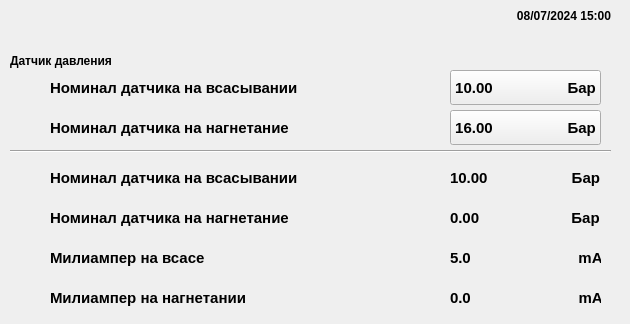
     <widget class="QWidget" name="Settings_Station_Settings_Sensors_Settings_page">
      <widget class="QLabel" name="label_112">
       <property name="geometry">
        <rect>
         <x>10</x>
         <y>50</y>
         <width>171</width>
         <height>21</height>
        </rect>
       </property>
       <property name="font">
        <font>
         <family>Arial</family>
         <pointsize>9</pointsize>
         <weight>75</weight>
         <bold>true</bold>
        </font>
       </property>
       <property name="text">
        <string>Датчик давления</string>
       </property>
      </widget>
      <widget class="QLabel" name="station_settings_sensors_settings_icon_label_1">
       <property name="geometry">
        <rect>
         <x>10</x>
         <y>70</y>
         <width>40</width>
         <height>35</height>
        </rect>
       </property>
       <property name="text">
        <string/>
       </property>
      </widget>
      <widget class="QLabel" name="label_114">
       <property name="geometry">
        <rect>
         <x>50</x>
         <y>70</y>
         <width>261</width>
         <height>35</height>
        </rect>
       </property>
       <property name="font">
        <font>
         <family>Arial</family>
         <pointsize>11</pointsize>
         <weight>75</weight>
         <bold>true</bold>
        </font>
       </property>
       <property name="text">
        <string>Номинал датчика на всасывании</string>
       </property>
      </widget>
      <widget class="QLabel" name="station_settings_sensors_settings_icon_label_2">
       <property name="geometry">
        <rect>
         <x>10</x>
         <y>110</y>
         <width>40</width>
         <height>35</height>
        </rect>
       </property>
       <property name="text">
        <string/>
       </property>
      </widget>
      <widget class="QLabel" name="label_116">
       <property name="geometry">
        <rect>
         <x>50</x>
         <y>110</y>
         <width>261</width>
         <height>35</height>
        </rect>
       </property>
       <property name="font">
        <font>
         <family>Arial</family>
         <pointsize>11</pointsize>
         <weight>75</weight>
         <bold>true</bold>
        </font>
       </property>
       <property name="text">
        <string>Номинал датчика на нагнетание</string>
       </property>
      </widget>
      <widget class="QLabel" name="shield_24_label">
       <property name="geometry">
        <rect>
         <x>410</x>
         <y>70</y>
         <width>40</width>
         <height>35</height>
        </rect>
       </property>
       <property name="text">
        <string/>
       </property>
      </widget>
      <widget class="QLabel" name="shield_25_label">
       <property name="geometry">
        <rect>
         <x>410</x>
         <y>110</y>
         <width>40</width>
         <height>35</height>
        </rect>
       </property>
       <property name="text">
        <string/>
       </property>
      </widget>
      <widget class="QPushButton" name="station_settings_sensors_settings_milliamps_at_suction_pushButton">
       <property name="geometry">
        <rect>
         <x>450</x>
         <y>70</y>
         <width>151</width>
         <height>35</height>
        </rect>
       </property>
       <property name="font">
        <font>
         <family>Arial</family>
         <pointsize>11</pointsize>
         <weight>75</weight>
         <bold>true</bold>
        </font>
       </property>
       <property name="text">
        <string>10.00                  Бар</string>
       </property>
      </widget>
      <widget class="QPushButton" name="station_settings_sensors_settings_milliamps_at_discharge_pushButton">
       <property name="geometry">
        <rect>
         <x>450</x>
         <y>110</y>
         <width>151</width>
         <height>35</height>
        </rect>
       </property>
       <property name="font">
        <font>
         <family>Arial</family>
         <pointsize>11</pointsize>
         <weight>75</weight>
         <bold>true</bold>
        </font>
       </property>
       <property name="text">
        <string>16.00                  Бар</string>
       </property>
      </widget>
      <widget class="Line" name="station_settings_sensors_settings_line_1">
       <property name="geometry">
        <rect>
         <x>10</x>
         <y>150</y>
         <width>601</width>
         <height>2</height>
        </rect>
       </property>
       <property name="frameShadow">
        <enum>QFrame::Sunken</enum>
       </property>
       <property name="orientation">
        <enum>Qt::Horizontal</enum>
       </property>
      </widget>
      <widget class="QLabel" name="station_settings_sensors_settings_time_label">
       <property name="geometry">
        <rect>
         <x>480</x>
         <y>0</y>
         <width>141</width>
         <height>31</height>
        </rect>
       </property>
       <property name="font">
        <font>
         <family>Arial</family>
         <pointsize>9</pointsize>
         <weight>75</weight>
         <bold>true</bold>
        </font>
       </property>
       <property name="text">
        <string>08/07/2024 15:00   </string>
       </property>
       <property name="alignment">
        <set>Qt::AlignRight|Qt::AlignTrailing|Qt::AlignVCenter</set>
       </property>
      </widget>
      <widget class="QLabel" name="station_settings_sensors_settings_icon_label_3_1">
       <property name="geometry">
        <rect>
         <x>10</x>
         <y>160</y>
         <width>40</width>
         <height>35</height>
        </rect>
       </property>
       <property name="text">
        <string/>
       </property>
      </widget>
      <widget class="QLabel" name="station_settings_sensors_settings_icon_label_3_2">
       <property name="geometry">
        <rect>
         <x>10</x>
         <y>200</y>
         <width>40</width>
         <height>35</height>
        </rect>
       </property>
       <property name="text">
        <string/>
       </property>
      </widget>
      <widget class="QLabel" name="station_settings_sensors_settings_icon_label_3_3">
       <property name="geometry">
        <rect>
         <x>10</x>
         <y>240</y>
         <width>40</width>
         <height>35</height>
        </rect>
       </property>
       <property name="text">
        <string/>
       </property>
      </widget>
      <widget class="QLabel" name="station_settings_sensors_settings_icon_label_3_4">
       <property name="geometry">
        <rect>
         <x>10</x>
         <y>280</y>
         <width>40</width>
         <height>35</height>
        </rect>
       </property>
       <property name="text">
        <string/>
       </property>
      </widget>
      <widget class="QLabel" name="label_121">
       <property name="geometry">
        <rect>
         <x>50</x>
         <y>160</y>
         <width>551</width>
         <height>35</height>
        </rect>
       </property>
       <property name="font">
        <font>
         <family>Arial</family>
         <pointsize>11</pointsize>
         <weight>75</weight>
         <bold>true</bold>
        </font>
       </property>
       <property name="text">
        <string>Номинал датчика на всасывании                                                                  Бар</string>
       </property>
      </widget>
      <widget class="QLabel" name="label_122">
       <property name="geometry">
        <rect>
         <x>50</x>
         <y>200</y>
         <width>551</width>
         <height>35</height>
        </rect>
       </property>
       <property name="font">
        <font>
         <family>Arial</family>
         <pointsize>11</pointsize>
         <weight>75</weight>
         <bold>true</bold>
        </font>
       </property>
       <property name="text">
        <string>Номинал датчика на нагнетание                                                                    Бар</string>
       </property>
      </widget>
      <widget class="QLabel" name="label_123">
       <property name="geometry">
        <rect>
         <x>50</x>
         <y>240</y>
         <width>551</width>
         <height>35</height>
        </rect>
       </property>
       <property name="font">
        <font>
         <family>Arial</family>
         <pointsize>11</pointsize>
         <weight>75</weight>
         <bold>true</bold>
        </font>
       </property>
       <property name="text">
        <string>Милиампер на всасе                                                                                          mA</string>
       </property>
      </widget>
      <widget class="QLabel" name="label_124">
       <property name="geometry">
        <rect>
         <x>50</x>
         <y>280</y>
         <width>551</width>
         <height>35</height>
        </rect>
       </property>
       <property name="font">
        <font>
         <family>Arial</family>
         <pointsize>11</pointsize>
         <weight>75</weight>
         <bold>true</bold>
        </font>
       </property>
       <property name="text">
        <string>Милиампер на нагнетании                                                                                mA</string>
       </property>
      </widget>
      <widget class="QLabel" name="station_settings_sensors_settings_suction_sensor_rating_label">
       <property name="geometry">
        <rect>
         <x>450</x>
         <y>160</y>
         <width>51</width>
         <height>35</height>
        </rect>
       </property>
       <property name="font">
        <font>
         <family>Arial</family>
         <pointsize>11</pointsize>
         <weight>75</weight>
         <bold>true</bold>
        </font>
       </property>
       <property name="text">
        <string>10.00</string>
       </property>
      </widget>
      <widget class="QLabel" name="station_settings_sensors_settings_discharge_sensor_rating_label">
       <property name="geometry">
        <rect>
         <x>450</x>
         <y>200</y>
         <width>51</width>
         <height>35</height>
        </rect>
       </property>
       <property name="font">
        <font>
         <family>Arial</family>
         <pointsize>11</pointsize>
         <weight>75</weight>
         <bold>true</bold>
        </font>
       </property>
       <property name="text">
        <string>0.00</string>
       </property>
      </widget>
      <widget class="QLabel" name="station_settings_sensors_settings_milliamps_at_suction_label">
       <property name="geometry">
        <rect>
         <x>450</x>
         <y>240</y>
         <width>51</width>
         <height>35</height>
        </rect>
       </property>
       <property name="font">
        <font>
         <family>Arial</family>
         <pointsize>11</pointsize>
         <weight>75</weight>
         <bold>true</bold>
        </font>
       </property>
       <property name="text">
        <string>5.0</string>
       </property>
      </widget>
      <widget class="QLabel" name="station_settings_sensors_settings_milliamps_at_discharge_label">
       <property name="geometry">
        <rect>
         <x>450</x>
         <y>280</y>
         <width>51</width>
         <height>35</height>
        </rect>
       </property>
       <property name="font">
        <font>
         <family>Arial</family>
         <pointsize>11</pointsize>
         <weight>75</weight>
         <bold>true</bold>
        </font>
       </property>
       <property name="text">
        <string>0.0</string>
       </property>
      </widget>
     </widget>
